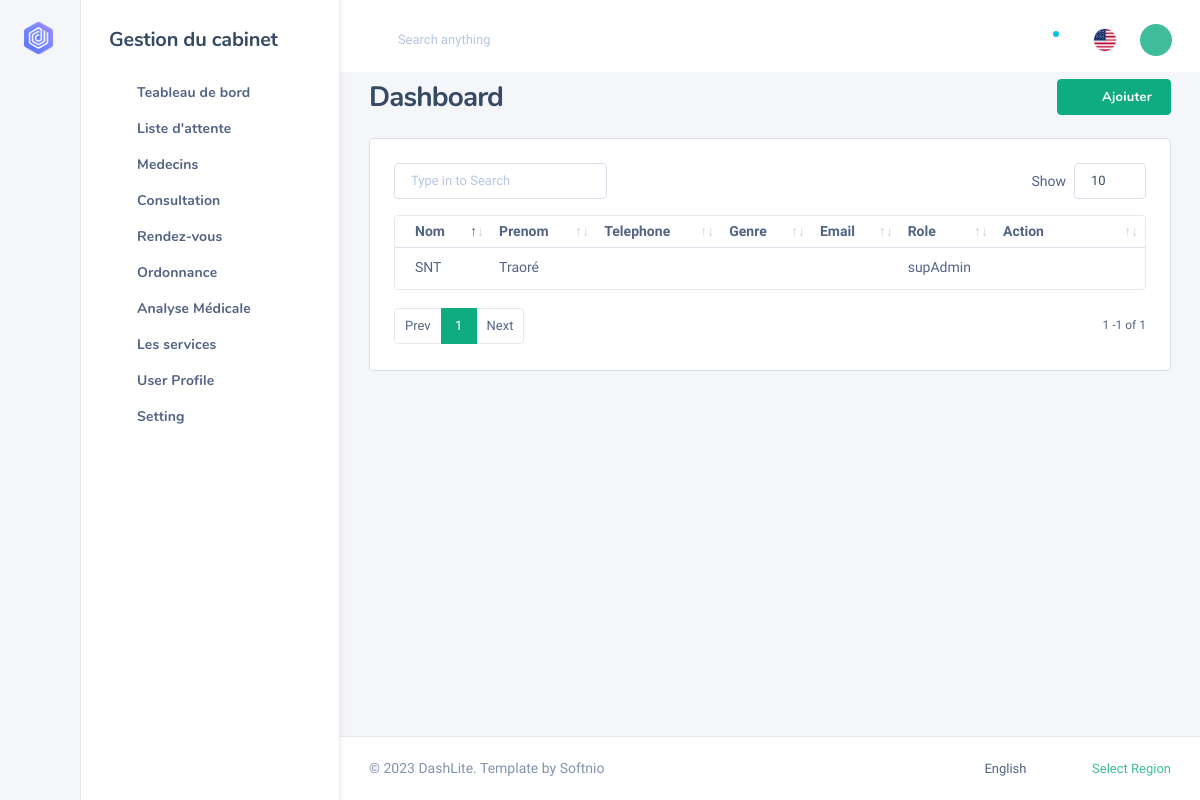
The app's page /public/Utilisateurs/liste (signed in) with its own data.
### tables this page shows
CREATE TABLE `medecin` (
  `num_medecin` int(11) NOT NULL,
  `nom_medecin` varchar(50) DEFAULT NULL,
  `prenom_medecin` varchar(50) DEFAULT NULL,
  `specialite` varchar(50) DEFAULT NULL,
  `numero_tele` int(11) DEFAULT NULL,
  `adresse_email` varchar(50) DEFAULT NULL,
  `pseudo` varchar(50) DEFAULT NULL,
  `mot_de_passe` varchar(255) DEFAULT NULL,
  `profile_medecin` varchar(50) DEFAULT NULL,
  `num_structure` int(11) NOT NULL,
  `genre` varchar(10) DEFAULT NULL
);

### app/core/app.php (called while the page is built, shortened)
<?php
class App{
    protected $method="index";
   public function  __construct()
    {
       $URL= $this->getURL();
       if(file_exists('app/controllers/'.$URL[0].'.php')){
            unset($URL[0]);
       }
       $this->controller=new $this->controller();
       if(isset($URL[1])){
            if( method_exists($this->controller,$URL[1])){
                $this->method=ucfirst($URL[1]);
                unset($URL[1]);
            }
       }
        $URL=array_values($URL);
       $this->params=$URL;
       call_user_func_array([$this->controller,$this->method],$this->params);
    }
    private function  getURL(){
       $url=isset($_GET['url'])?$_GET['url']:'Home';
        return explode("/",filter_var(trim($url,'/')),FILTER_SANITIZE_URL);
    }
}

### index.php (called while the page is built, shortened)
<?php
$app=new App();

### app/core/model.php (called while the page is built, shortened)
<?php
class Model extends Database{
    public function SelectAllData($select,$fields){
        $bdd= $this->connect();
        $que = $bdd->prepare("SELECT $select
                FROM $fields");
        $que->execute();
        $count = $que->fetchAll(PDO::FETCH_OBJ);
        return $count;
    }
}

### app/views/utilisateur.view.php (the view, shortened to what this page needs)
<!DOCTYPE html>
<html lang="zxx" class="js">
<body class="nk-body bg-lighter npc-default has-sidebar ">
<div class="nk-app-root">
    <div class="nk-main ">
        <div class="nk-wrap ">
            <div class="nk-content ">
                <div class="container-fluid">
                    <div class="nk-content-inner">
                        <div class="nk-content-body">
                            <div class="nk-block-between">
                                <div class="nk-block-head-content">
                                    <h3 class="nk-block-title page-title">Dashboard</h3>
                                </div>
                                <div class="nk-block-head-content">
                                    <div class="toggle-wrap nk-block-tools-toggle">
                                        <div class="toggle-expand-content" data-content="pageMenu">
                                            <ul class="nk-block-tools g-3">
                                                <li class="nk-block-tools-opt"><a href="<?=ROOT?>/Utilisateurs" class="btn btn-primary"><em class="icon ni ni-plus"></em><span>Ajoiuter</span></a></li>
                                            </ul>
                                        </div>
                                    </div>
                                </div>
                            </div>
                            <br>
                            <div class="nk-block">
                                <div class="row g-gs">
                                    <div class="col-lg-12 col-xl-12 col-xxl-12">
                                        <div class="card card-bordered card-preview">
                                            <div class="card-inner">
                                                <table id="dataTable" class="datatable-init table table-striped table-hover" >
                                                    <thead>
                                                        <tr>
                                                            <th>Nom</th>
                                                            <th>Prenom</th>
                                                            <th>Telephone</th>
                                                            <th>Genre</th>
                                                            <th>Email</th>
                                                            <th>Role</th>
                                                            <th style="width: 20%">Action</th>
                                                        </tr>
                                                    </thead>
                                                    <tbody>
                                                    <?php foreach ($all_users  as $utilisateur) :?>
                                                        <tr>
                                                            <td><?=$utilisateur->nom_medecin ?></td>
                                                            <td><?=$utilisateur->prenom_medecin ?></td>
                                                            <td><?=$utilisateur->numero_tele ?></td>
                                                            <td><?=$utilisateur->genre ?></td>
                                                            <td><?=$utilisateur->adresse_email ?></td>
                                                            <td><?=$utilisateur->specialite ?></td>
                                                            <td>
                                                                <div class="form-button-action">
                                                                    <a type="button" href="<?=ROOT?>/Utilisateurs/edit/<?=$utilisateur->num_medecin ?>" title="" class="btn btn-link btn-primary btn-lg">
                                                                    </a>
                                                                    <button type="button" data-toggle="tooltip" title="" class="btn btn-link btn-danger" data-original-title="Remove">
                                                                    </button>
                                                                </div>
                                                            </td>
                                                        </tr>
                                                    <?php endforeach; ?>
                                                    </tbody>
                                                </table>
                                            </div>
                                        </div>
                                    </div>
                                </div>
                            </div>
                        </div>
                    </div>
                </div>
            </div>
        </div>
    </div>
</div>
</body>
</html>

### records on screen
medecin: nom_medecin "SNT", prenom_medecin "Traoré", specialite "supAdmin"
